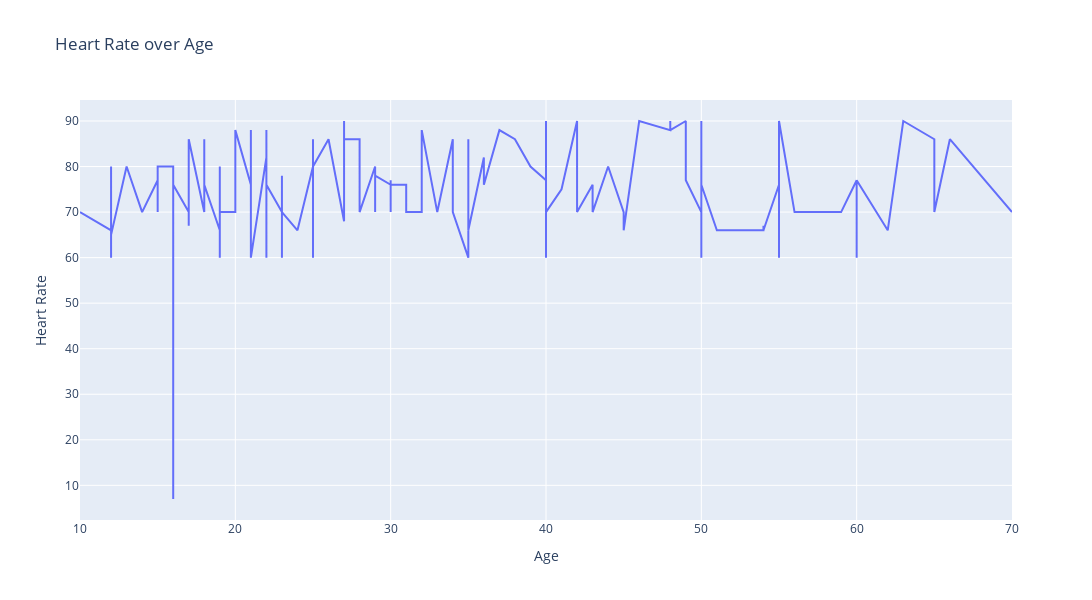

Notebook code cell kept with this figure:
### Code cell
# Mengimpor pustaka Pandas dan memberi alias pd
import pandas as pd

# Mengimpor pustaka Plotly's graph_objs dan memberi alias go
import plotly.graph_objs as go

# Membaca data dari file Excel 'data_kesehatan.xlsx' dan menyimpannya dalam objek DataFrame yang disebut 'data'
data = pd.read_excel('data/data_kesehatan.xlsx')

# Mengurutkan DataFrame 'data' berdasarkan kolom 'Age' (umur)
data = data.sort_values(by='Age')

# Mengambil kolom 'Age' (umur) dari DataFrame dan menyimpannya dalam variabel 'x'
x = data['Age']

# Mengambil kolom 'HeartRate' (detak jantung) dari DataFrame dan menyimpannya dalam variabel 'y'
y = data['HeartRate']

# Membuat objek grafik kosong menggunakan Plotly's Figure
fig = go.Figure()

# Menambahkan trace berupa garis pada grafik untuk 'HeartRate' dengan data 'x' (umur) dan 'y' sebagai sumbu Y
fig.add_trace(go.Scatter(x=x, y=y, mode='lines', name='Heart Rate'))

# Mengatur layout grafik, termasuk judul, label sumbu, lebar, dan tinggi
fig.update_layout(
    title='Heart Rate over Age',
    xaxis_title='Age',
    yaxis_title='Heart Rate',
    width=1200,
    height=600
)

# Menampilkan grafik yang telah dibuat
fig.show()

### Figure 1 — Plotly figure (JSON) as saved in the notebook; plotly's stock layout.template omitted (floating-point values rounded to 4 significant figures; data arrays with more than 128 entries replaced by an {"elided": "..."} marker saying what was removed)
{"data": [{"mode": "lines", "name": "Heart Rate", "type": "scatter", "x": {"elided": "1014 int values"}, "y": {"elided": "1014 int values"}}], "layout": {"height": 600, "title": {"text": "Heart Rate over Age"}, "width": 1200, "xaxis": {"autorange": true, "range": [10, 70], "title": {"text": "Age"}, "type": "linear"}, "yaxis": {"autorange": true, "range": [2.389, 94.61], "title": {"text": "Heart Rate"}, "type": "linear"}}}
